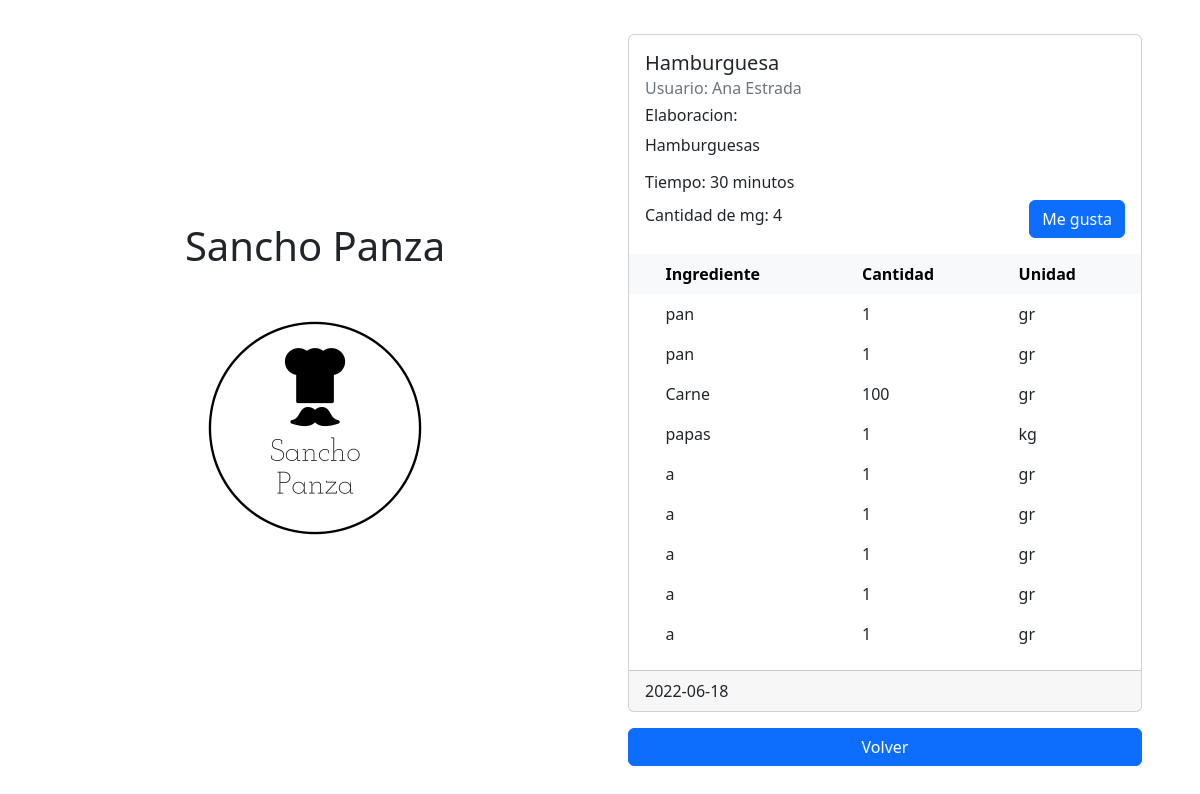
The page /view_recipe/11 on the database as committed earlier.
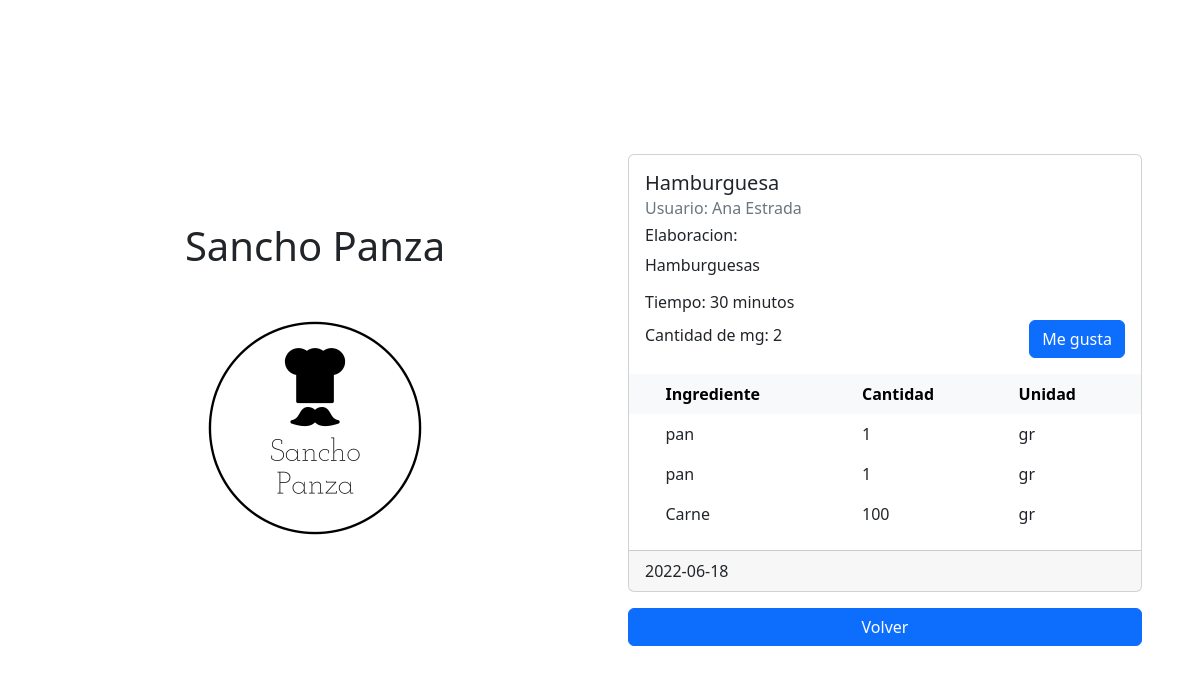
The same page on the database as committed later.
### src/database.py (models this page shows)
class Receta(db.Model):
    __tablename__ = "receta"
    id = db.Column(db.Integer, primary_key=True)
    nombre = db.Column(db.String(80), nullable=False)
    tiempo = db.Column(db.Integer, nullable=False)
    elaboracion = db.Column(db.Text)
    cantidadmegusta = db.Column(db.Integer, nullable=False)
    fecha = db.Column(db.DateTime)
    usuarioid = db.Column(db.Integer, db.ForeignKey('usuario.id'))
    ingrediente =  db.relationship(
        'Ingrediente',
        backref='receta',
        cascade="all, delete-orphan"
    )

class Usuario(db.Model):
    __tablename__ = 'usuario'
    id = db.Column(db.Integer, primary_key=True)
    nombre = db.Column(db.String(80), nullable=False)
    correo = db.Column(db.String(120), unique=True, nullable=False)
    clave = db.Column(db.String(120), nullable=False)
    receta = db.relationship(
        'Receta',
        backref='usuario',
        cascade="all, delete-orphan"
    )

class Ingrediente(db.Model):
    __tablename__ = 'ingrediente'
    id = db.Column(db.Integer, primary_key=True)
    nombre = db.Column(db.String(80), nullable=False)
    cantidad = db.Column(db.Integer, nullable=False)
    unidad = db.Column(db.String(120), nullable=False)
    recetaid = db.Column(db.Integer, db.ForeignKey('receta.id'))

### src/consultarRecetas.py (the view)
@app.route('/view_recipe/<receta_id>')
def view_recipe(receta_id):
	select_recipe = Receta.query.get(receta_id)
	return render_template('view_recipe.html', receta = select_recipe)

### templates/view_recipe.html (shortened to what this page needs)
{% extends 'base.html' %}
{% block content %}
    <div class="card m-3" style="max-width: 40rem;">
        <div class="card-body">
            <h5 class="card-title">{{receta.nombre}}</h5>
            <h6 class="card-subtitle mb-2 text-muted">Usuario: {{receta.usuario.nombre}}</h6>
            <h6>Elaboracion:</h6>
            <p class="card-text">{{receta.elaboracion}}</p>
            <h6>Tiempo: {{receta.tiempo}} minutos</h6>
            <div class="d-flex align-items-center">
                <h6 class="">Cantidad de mg: {{receta.cantidadmegusta}}</h6>
                {% if receta.usuario.id != session.user_id %}
                    <a class="ms-auto btn btn-primary" href="{{url_for('like', receta_id=receta.id)}}" role="button">Me gusta</a>
                {% endif %}
            </div>
        </div>
        <table class="table table-hover table-borderless">
            <thead class="table-light">
                <tr>
                    <th scope="col"></th>
                    <th scope="col">Ingrediente</th>
                    <th scope="col">Cantidad</th>
                    <th scope="col">Unidad</th>
                </tr>
            </thead>
            <tbody>
                {% for ingrediente in receta.ingrediente %}
                <tr>
                    <th scope="col"></th>
                    <td>{{ ingrediente.nombre }}</td>
                    <td>{{ ingrediente.cantidad }}</td>
                    <td>{{ ingrediente.unidad }}</td>
                </tr>
                {% endfor %}
            </tbody>
        </table>
        <div class="card-footer">{{receta.fecha.date()}}</div>
    </div>
    <a href="{{ url_for('home') }}" class="d-block m-3 btn btn-primary" role="button">Volver</a>
{% endblock %}

### templates/base.html (shortened to what this page needs)
<!doctype html>
<html lang="en">
	<head>
		<link href="https://cdn.jsdelivr.net/npm/bootstrap@5.2.0-beta1/dist/css/bootstrap.min.css" rel="stylesheet"
>
		<link rel="stylesheet" href=".\static\estilos.css">
	</head>
	<body>
		<div class="container">
			<div class="row vh-100 align-items-center">
				<div class="col-sm-12 col-md-6 text-center"">
					<h1>Sancho Panza</h1>
					<img src="\static\logos\Sancho Panza-logos_black.png" alt="" width="300" height="300">
				</div>
				<div class="col-sm-12 col-md-6">
					{% block content %}{% endblock %}
				</div>
			</div>
		</div>
	</body>
</html>

Rows that differ between the two databases and show on the page:
removed Ingrediente: nombre "papas", cantidad "1", unidad "kg"
removed Ingrediente: nombre "a", cantidad "1", unidad "gr"
removed Ingrediente: nombre "a", cantidad "1", unidad "gr"
removed Ingrediente: nombre "a", cantidad "1", unidad "gr"
removed Ingrediente: nombre "a", cantidad "1", unidad "gr"
removed Ingrediente: nombre "a", cantidad "1", unidad "gr"
changed Receta "Hamburguesa": cantidadmegusta "4" → "2"
